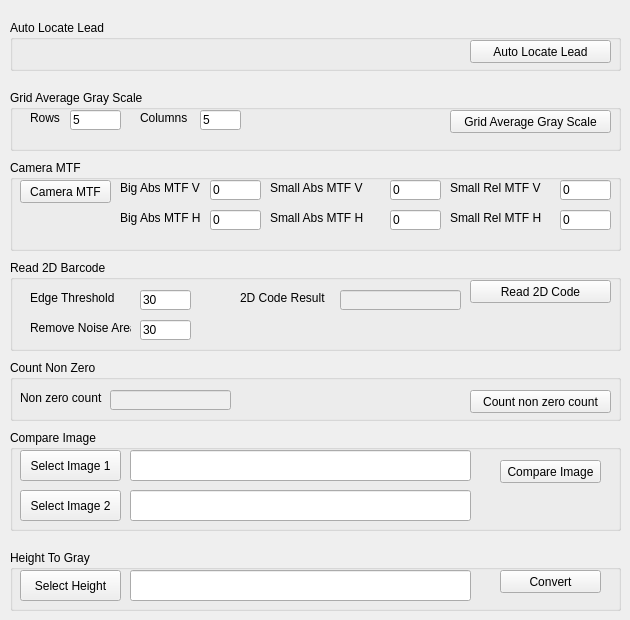
    <widget class="QWidget" name="tabMiscellaneous">
     <attribute name="title">
      <string>Miscellaneous</string>
     </attribute>
     <widget class="QGroupBox" name="groupBoxAutoLocateLead">
      <property name="geometry">
       <rect>
        <x>10</x>
        <y>20</y>
        <width>611</width>
        <height>51</height>
       </rect>
      </property>
      <property name="title">
       <string>Auto Locate Lead</string>
      </property>
      <widget class="QPushButton" name="btnAutoLocateLead">
       <property name="geometry">
        <rect>
         <x>460</x>
         <y>20</y>
         <width>141</width>
         <height>23</height>
        </rect>
       </property>
       <property name="text">
        <string>Auto Locate Lead</string>
       </property>
      </widget>
     </widget>
     <widget class="QGroupBox" name="groupBoxGridAverageGrayScale">
      <property name="geometry">
       <rect>
        <x>10</x>
        <y>90</y>
        <width>611</width>
        <height>61</height>
       </rect>
      </property>
      <property name="title">
       <string>Grid Average Gray Scale</string>
      </property>
      <widget class="QPushButton" name="btnGridAvgGrayScale">
       <property name="geometry">
        <rect>
         <x>440</x>
         <y>20</y>
         <width>161</width>
         <height>23</height>
        </rect>
       </property>
       <property name="text">
        <string>Grid Average Gray Scale</string>
       </property>
      </widget>
      <widget class="QLineEdit" name="lineEditGridCols">
       <property name="enabled">
        <bool>true</bool>
       </property>
       <property name="geometry">
        <rect>
         <x>190</x>
         <y>20</y>
         <width>41</width>
         <height>20</height>
        </rect>
       </property>
       <property name="text">
        <string>5</string>
       </property>
      </widget>
      <widget class="QLabel" name="labelGridCols">
       <property name="geometry">
        <rect>
         <x>130</x>
         <y>20</y>
         <width>51</width>
         <height>16</height>
        </rect>
       </property>
       <property name="text">
        <string>Columns</string>
       </property>
      </widget>
      <widget class="QLineEdit" name="lineEditGridRows">
       <property name="enabled">
        <bool>true</bool>
       </property>
       <property name="geometry">
        <rect>
         <x>60</x>
         <y>20</y>
         <width>51</width>
         <height>20</height>
        </rect>
       </property>
       <property name="text">
        <string>5</string>
       </property>
      </widget>
      <widget class="QLabel" name="labelGridRows">
       <property name="geometry">
        <rect>
         <x>20</x>
         <y>20</y>
         <width>41</width>
         <height>16</height>
        </rect>
       </property>
       <property name="text">
        <string>Rows</string>
       </property>
      </widget>
     </widget>
     <widget class="QGroupBox" name="groupCameraMTF">
      <property name="geometry">
       <rect>
        <x>10</x>
        <y>160</y>
        <width>611</width>
        <height>91</height>
       </rect>
      </property>
      <property name="title">
       <string>Camera MTF</string>
      </property>
      <widget class="QPushButton" name="btnCameraMTF">
       <property name="geometry">
        <rect>
         <x>10</x>
         <y>20</y>
         <width>91</width>
         <height>23</height>
        </rect>
       </property>
       <property name="text">
        <string>Camera MTF</string>
       </property>
      </widget>
      <widget class="QLineEdit" name="lineEditBigPatternAbsMTFV">
       <property name="enabled">
        <bool>true</bool>
       </property>
       <property name="geometry">
        <rect>
         <x>200</x>
         <y>20</y>
         <width>51</width>
         <height>20</height>
        </rect>
       </property>
       <property name="text">
        <string>0</string>
       </property>
      </widget>
      <widget class="QLabel" name="labelBigPatternAbsMTFV">
       <property name="geometry">
        <rect>
         <x>110</x>
         <y>20</y>
         <width>91</width>
         <height>16</height>
        </rect>
       </property>
       <property name="text">
        <string>Big Abs MTF V</string>
       </property>
      </widget>
      <widget class="QLineEdit" name="lineEditBigPatternAbsMTFH">
       <property name="enabled">
        <bool>true</bool>
       </property>
       <property name="geometry">
        <rect>
         <x>200</x>
         <y>50</y>
         <width>51</width>
         <height>20</height>
        </rect>
       </property>
       <property name="text">
        <string>0</string>
       </property>
      </widget>
      <widget class="QLabel" name="labelBigPatternAbsMTFH">
       <property name="geometry">
        <rect>
         <x>110</x>
         <y>50</y>
         <width>91</width>
         <height>16</height>
        </rect>
       </property>
       <property name="text">
        <string>Big Abs MTF H</string>
       </property>
      </widget>
      <widget class="QLineEdit" name="lineEditSmallPatternAbsMTFV">
       <property name="enabled">
        <bool>true</bool>
       </property>
       <property name="geometry">
        <rect>
         <x>380</x>
         <y>20</y>
         <width>51</width>
         <height>20</height>
        </rect>
       </property>
       <property name="text">
        <string>0</string>
       </property>
      </widget>
      <widget class="QLineEdit" name="lineEditSmallPatternAbsMTFH">
       <property name="enabled">
        <bool>true</bool>
       </property>
       <property name="geometry">
        <rect>
         <x>380</x>
         <y>50</y>
         <width>51</width>
         <height>20</height>
        </rect>
       </property>
       <property name="text">
        <string>0</string>
       </property>
      </widget>
      <widget class="QLabel" name="labelSmallPatternAbsMTFV">
       <property name="geometry">
        <rect>
         <x>260</x>
         <y>20</y>
         <width>101</width>
         <height>16</height>
        </rect>
       </property>
       <property name="text">
        <string>Small Abs MTF V</string>
       </property>
      </widget>
      <widget class="QLabel" name="labelSmallPatternAbsMTFH">
       <property name="geometry">
        <rect>
         <x>260</x>
         <y>50</y>
         <width>101</width>
         <height>16</height>
        </rect>
       </property>
       <property name="text">
        <string>Small Abs MTF H</string>
       </property>
      </widget>
      <widget class="QLineEdit" name="lineEditSmallPatternRelMTFH">
       <property name="enabled">
        <bool>true</bool>
       </property>
       <property name="geometry">
        <rect>
         <x>550</x>
         <y>50</y>
         <width>51</width>
         <height>20</height>
        </rect>
       </property>
       <property name="text">
        <string>0</string>
       </property>
      </widget>
      <widget class="QLineEdit" name="lineEditSmallPatternRelMTFV">
       <property name="enabled">
        <bool>true</bool>
       </property>
       <property name="geometry">
        <rect>
         <x>550</x>
         <y>20</y>
         <width>51</width>
         <height>20</height>
        </rect>
       </property>
       <property name="text">
        <string>0</string>
       </property>
      </widget>
      <widget class="QLabel" name="labelSmallPatternRelMTFH">
       <property name="geometry">
        <rect>
         <x>440</x>
         <y>50</y>
         <width>101</width>
         <height>16</height>
        </rect>
       </property>
       <property name="text">
        <string>Small Rel MTF H</string>
       </property>
      </widget>
      <widget class="QLabel" name="labelSmallPatternRelMTFV">
       <property name="geometry">
        <rect>
         <x>440</x>
         <y>20</y>
         <width>101</width>
         <height>16</height>
        </rect>
       </property>
       <property name="text">
        <string>Small Rel MTF V</string>
       </property>
      </widget>
     </widget>
     <widget class="QGroupBox" name="groupBoxRead2DCode">
      <property name="geometry">
       <rect>
        <x>10</x>
        <y>260</y>
        <width>611</width>
        <height>91</height>
       </rect>
      </property>
      <property name="title">
       <string>Read 2D Barcode</string>
      </property>
      <widget class="QPushButton" name="btnRead2DCode">
       <property name="geometry">
        <rect>
         <x>460</x>
         <y>20</y>
         <width>141</width>
         <height>23</height>
        </rect>
       </property>
       <property name="text">
        <string>Read 2D Code</string>
       </property>
      </widget>
      <widget class="QLineEdit" name="lineEditEdgeThreshold">
       <property name="enabled">
        <bool>true</bool>
       </property>
       <property name="geometry">
        <rect>
         <x>130</x>
         <y>30</y>
         <width>51</width>
         <height>20</height>
        </rect>
       </property>
       <property name="text">
        <string>30</string>
       </property>
      </widget>
      <widget class="QLabel" name="labelEdgeThreshold">
       <property name="geometry">
        <rect>
         <x>20</x>
         <y>30</y>
         <width>91</width>
         <height>16</height>
        </rect>
       </property>
       <property name="text">
        <string>Edge Threshold</string>
       </property>
      </widget>
      <widget class="QLabel" name="label2DCodeResult">
       <property name="geometry">
        <rect>
         <x>230</x>
         <y>30</y>
         <width>91</width>
         <height>16</height>
        </rect>
       </property>
       <property name="text">
        <string>2D Code Result</string>
       </property>
      </widget>
      <widget class="QLineEdit" name="lineEdit2DCodeResult">
       <property name="enabled">
        <bool>false</bool>
       </property>
       <property name="geometry">
        <rect>
         <x>330</x>
         <y>30</y>
         <width>121</width>
         <height>20</height>
        </rect>
       </property>
       <property name="text">
        <string/>
       </property>
       <property name="readOnly">
        <bool>true</bool>
       </property>
      </widget>
      <widget class="QLabel" name="labelRemoveNoiseArea">
       <property name="geometry">
        <rect>
         <x>20</x>
         <y>60</y>
         <width>101</width>
         <height>16</height>
        </rect>
       </property>
       <property name="text">
        <string>Remove Noise Area</string>
       </property>
      </widget>
      <widget class="QLineEdit" name="lineEditRemoveNoiseArea">
       <property name="enabled">
        <bool>true</bool>
       </property>
       <property name="geometry">
        <rect>
         <x>130</x>
         <y>60</y>
         <width>51</width>
         <height>20</height>
        </rect>
       </property>
       <property name="text">
        <string>30</string>
       </property>
      </widget>
     </widget>
     <widget class="QGroupBox" name="groupBoxCountNonZero">
      <property name="geometry">
       <rect>
        <x>10</x>
        <y>360</y>
        <width>611</width>
        <height>61</height>
       </rect>
      </property>
      <property name="title">
       <string>Count Non Zero</string>
      </property>
      <widget class="QPushButton" name="btnCountNonZero">
       <property name="geometry">
        <rect>
         <x>460</x>
         <y>30</y>
         <width>141</width>
         <height>23</height>
        </rect>
       </property>
       <property name="text">
        <string>Count non zero count</string>
       </property>
      </widget>
      <widget class="QLabel" name="labelNonZeroCount">
       <property name="geometry">
        <rect>
         <x>10</x>
         <y>30</y>
         <width>91</width>
         <height>16</height>
        </rect>
       </property>
       <property name="text">
        <string>Non zero count</string>
       </property>
      </widget>
      <widget class="QLineEdit" name="lineEditNonZeroCount">
       <property name="enabled">
        <bool>false</bool>
       </property>
       <property name="geometry">
        <rect>
         <x>100</x>
         <y>30</y>
         <width>121</width>
         <height>20</height>
        </rect>
       </property>
       <property name="text">
        <string/>
       </property>
       <property name="readOnly">
        <bool>true</bool>
       </property>
      </widget>
     </widget>
     <widget class="QGroupBox" name="groupBoxCompareImage">
      <property name="geometry">
       <rect>
        <x>10</x>
        <y>430</y>
        <width>611</width>
        <height>101</height>
       </rect>
      </property>
      <property name="title">
       <string>Compare Image</string>
      </property>
      <widget class="QPushButton" name="btnCmpImage">
       <property name="geometry">
        <rect>
         <x>490</x>
         <y>30</y>
         <width>101</width>
         <height>23</height>
        </rect>
       </property>
       <property name="text">
        <string>Compare Image</string>
       </property>
      </widget>
      <widget class="QPushButton" name="selectCmpImageBtn1">
       <property name="geometry">
        <rect>
         <x>10</x>
         <y>20</y>
         <width>101</width>
         <height>31</height>
        </rect>
       </property>
       <property name="text">
        <string>Select Image 1</string>
       </property>
      </widget>
      <widget class="QLineEdit" name="lineEditCmpImagePath1">
       <property name="geometry">
        <rect>
         <x>120</x>
         <y>20</y>
         <width>341</width>
         <height>31</height>
        </rect>
       </property>
      </widget>
      <widget class="QPushButton" name="selectCmpImageBtn2">
       <property name="geometry">
        <rect>
         <x>10</x>
         <y>60</y>
         <width>101</width>
         <height>31</height>
        </rect>
       </property>
       <property name="text">
        <string>Select Image 2</string>
       </property>
      </widget>
      <widget class="QLineEdit" name="lineEditCmpImagePath2">
       <property name="geometry">
        <rect>
         <x>120</x>
         <y>60</y>
         <width>341</width>
         <height>31</height>
        </rect>
       </property>
      </widget>
     </widget>
     <widget class="QGroupBox" name="groupBoxHeightToGray">
      <property name="geometry">
       <rect>
        <x>10</x>
        <y>550</y>
        <width>611</width>
        <height>61</height>
       </rect>
      </property>
      <property name="title">
       <string>Height To Gray</string>
      </property>
      <widget class="QPushButton" name="btnHeightToGray">
       <property name="geometry">
        <rect>
         <x>490</x>
         <y>20</y>
         <width>101</width>
         <height>23</height>
        </rect>
       </property>
       <property name="text">
        <string>Convert</string>
       </property>
      </widget>
      <widget class="QPushButton" name="btnSelectHeightPath">
       <property name="geometry">
        <rect>
         <x>10</x>
         <y>20</y>
         <width>101</width>
         <height>31</height>
        </rect>
       </property>
       <property name="text">
        <string>Select Height</string>
       </property>
      </widget>
      <widget class="QLineEdit" name="lineEditHeightPath">
       <property name="geometry">
        <rect>
         <x>120</x>
         <y>20</y>
         <width>341</width>
         <height>31</height>
        </rect>
       </property>
      </widget>
     </widget>
    </widget>
